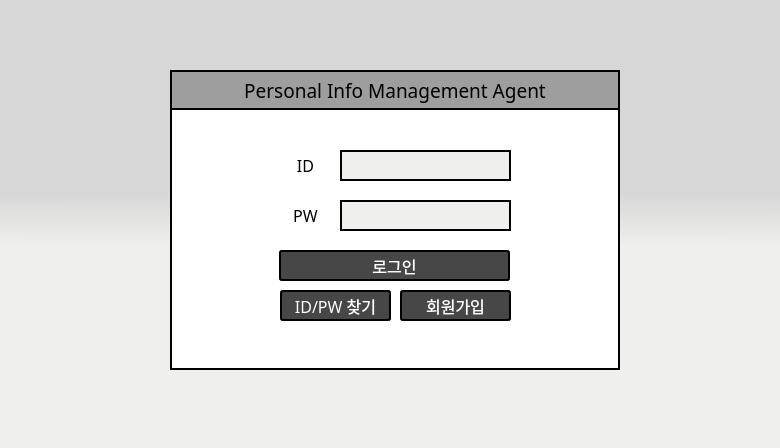
<?xml version="1.0" encoding="UTF-8"?>
<ui version="4.0">
 <class>Dialog</class>
 <widget class="QDialog" name="Dialog">
  <property name="geometry">
   <rect>
    <x>0</x>
    <y>0</y>
    <width>780</width>
    <height>448</height>
   </rect>
  </property>
  <property name="windowTitle">
   <string notr="true">PIM AGENT</string>
  </property>
  <property name="styleSheet">
   <string notr="true">background-color:qlineargradient(spread:pad, x1:0.5, y1:0.432, x2:0.499682, y2:0.551, stop:0 rgba(215, 215, 215, 255), stop:1 rgba(239, 239, 237, 255))</string>
  </property>
  <widget class="QFrame" name="frame">
   <property name="geometry">
    <rect>
     <x>170</x>
     <y>70</y>
     <width>450</width>
     <height>300</height>
    </rect>
   </property>
   <property name="font">
    <font>
     <family>함초롬돋움</family>
     <pointsize>12</pointsize>
    </font>
   </property>
   <property name="styleSheet">
    <string notr="true">background-color:#ffffff;
border: 2px solid black;
</string>
   </property>
   <property name="frameShape">
    <enum>QFrame::StyledPanel</enum>
   </property>
   <property name="frameShadow">
    <enum>QFrame::Raised</enum>
   </property>
   <widget class="QLineEdit" name="idEdit">
    <property name="geometry">
     <rect>
      <x>170</x>
      <y>80</y>
      <width>171</width>
      <height>31</height>
     </rect>
    </property>
    <property name="font">
     <font>
      <family>돋움</family>
      <pointsize>12</pointsize>
     </font>
    </property>
    <property name="styleSheet">
     <string notr="true">background-color:#EFEFED;</string>
    </property>
    <property name="alignment">
     <set>Qt::AlignLeading|Qt::AlignLeft|Qt::AlignVCenter</set>
    </property>
   </widget>
   <widget class="QLabel" name="passLabel">
    <property name="geometry">
     <rect>
      <x>115</x>
      <y>130</y>
      <width>41</width>
      <height>31</height>
     </rect>
    </property>
    <property name="font">
     <font>
      <family>함초롬돋움</family>
      <pointsize>12</pointsize>
     </font>
    </property>
    <property name="styleSheet">
     <string notr="true">border: 5px solid white;</string>
    </property>
    <property name="text">
     <string>PW</string>
    </property>
    <property name="alignment">
     <set>Qt::AlignCenter</set>
    </property>
   </widget>
   <widget class="QLineEdit" name="passEdit">
    <property name="geometry">
     <rect>
      <x>170</x>
      <y>130</y>
      <width>171</width>
      <height>31</height>
     </rect>
    </property>
    <property name="font">
     <font>
      <family>돋움</family>
      <pointsize>12</pointsize>
     </font>
    </property>
    <property name="styleSheet">
     <string notr="true">background-color:#EFEFED;</string>
    </property>
    <property name="echoMode">
     <enum>QLineEdit::Password</enum>
    </property>
   </widget>
   <widget class="QLabel" name="idLabel">
    <property name="geometry">
     <rect>
      <x>115</x>
      <y>75</y>
      <width>41</width>
      <height>41</height>
     </rect>
    </property>
    <property name="font">
     <font>
      <family>함초롬돋움</family>
      <pointsize>12</pointsize>
     </font>
    </property>
    <property name="styleSheet">
     <string notr="true">border: 5px solid white;</string>
    </property>
    <property name="text">
     <string>ID</string>
    </property>
    <property name="alignment">
     <set>Qt::AlignCenter</set>
    </property>
   </widget>
   <widget class="QPushButton" name="loginBtn">
    <property name="geometry">
     <rect>
      <x>109</x>
      <y>180</y>
      <width>231</width>
      <height>31</height>
     </rect>
    </property>
    <property name="palette">
     <palette>
      <active>
       <colorrole role="WindowText">
        <brush brushstyle="SolidPattern">
         <color alpha="255">
          <red>255</red>
          <green>255</green>
          <blue>255</blue>
         </color>
        </brush>
       </colorrole>
       <colorrole role="Button">
        <brush brushstyle="SolidPattern">
         <color alpha="255">
          <red>71</red>
          <green>71</green>
          <blue>71</blue>
         </color>
        </brush>
       </colorrole>
       <colorrole role="Text">
        <brush brushstyle="SolidPattern">
         <color alpha="255">
          <red>255</red>
          <green>255</green>
          <blue>255</blue>
         </color>
        </brush>
       </colorrole>
       <colorrole role="ButtonText">
        <brush brushstyle="SolidPattern">
         <color alpha="255">
          <red>255</red>
          <green>255</green>
          <blue>255</blue>
         </color>
        </brush>
       </colorrole>
       <colorrole role="Base">
        <brush brushstyle="SolidPattern">
         <color alpha="255">
          <red>71</red>
          <green>71</green>
          <blue>71</blue>
         </color>
        </brush>
       </colorrole>
       <colorrole role="Window">
        <brush brushstyle="SolidPattern">
         <color alpha="255">
          <red>71</red>
          <green>71</green>
          <blue>71</blue>
         </color>
        </brush>
       </colorrole>
      </active>
      <inactive>
       <colorrole role="WindowText">
        <brush brushstyle="SolidPattern">
         <color alpha="255">
          <red>255</red>
          <green>255</green>
          <blue>255</blue>
         </color>
        </brush>
       </colorrole>
       <colorrole role="Button">
        <brush brushstyle="SolidPattern">
         <color alpha="255">
          <red>71</red>
          <green>71</green>
          <blue>71</blue>
         </color>
        </brush>
       </colorrole>
       <colorrole role="Text">
        <brush brushstyle="SolidPattern">
         <color alpha="255">
          <red>255</red>
          <green>255</green>
          <blue>255</blue>
         </color>
        </brush>
       </colorrole>
       <colorrole role="ButtonText">
        <brush brushstyle="SolidPattern">
         <color alpha="255">
          <red>255</red>
          <green>255</green>
          <blue>255</blue>
         </color>
        </brush>
       </colorrole>
       <colorrole role="Base">
        <brush brushstyle="SolidPattern">
         <color alpha="255">
          <red>71</red>
          <green>71</green>
          <blue>71</blue>
         </color>
        </brush>
       </colorrole>
       <colorrole role="Window">
        <brush brushstyle="SolidPattern">
         <color alpha="255">
          <red>71</red>
          <green>71</green>
          <blue>71</blue>
         </color>
        </brush>
       </colorrole>
      </inactive>
      <disabled>
       <colorrole role="WindowText">
        <brush brushstyle="SolidPattern">
         <color alpha="255">
          <red>255</red>
          <green>255</green>
          <blue>255</blue>
         </color>
        </brush>
       </colorrole>
       <colorrole role="Button">
        <brush brushstyle="SolidPattern">
         <color alpha="255">
          <red>71</red>
          <green>71</green>
          <blue>71</blue>
         </color>
        </brush>
       </colorrole>
       <colorrole role="Text">
        <brush brushstyle="SolidPattern">
         <color alpha="255">
          <red>255</red>
          <green>255</green>
          <blue>255</blue>
         </color>
        </brush>
       </colorrole>
       <colorrole role="ButtonText">
        <brush brushstyle="SolidPattern">
         <color alpha="255">
          <red>255</red>
          <green>255</green>
          <blue>255</blue>
         </color>
        </brush>
       </colorrole>
       <colorrole role="Base">
        <brush brushstyle="SolidPattern">
         <color alpha="255">
          <red>71</red>
          <green>71</green>
          <blue>71</blue>
         </color>
        </brush>
       </colorrole>
       <colorrole role="Window">
        <brush brushstyle="SolidPattern">
         <color alpha="255">
          <red>71</red>
          <green>71</green>
          <blue>71</blue>
         </color>
        </brush>
       </colorrole>
      </disabled>
     </palette>
    </property>
    <property name="font">
     <font>
      <family>함초롬돋움</family>
      <pointsize>12</pointsize>
      <weight>50</weight>
      <bold>false</bold>
     </font>
    </property>
    <property name="styleSheet">
     <string notr="true">color: white;
background-color:#474747;
border-style: solid;
border-radius:3px;</string>
    </property>
    <property name="text">
     <string>로그인</string>
    </property>
   </widget>
   <widget class="QLabel" name="titleLabel">
    <property name="geometry">
     <rect>
      <x>0</x>
      <y>0</y>
      <width>450</width>
      <height>40</height>
     </rect>
    </property>
    <property name="font">
     <font>
      <family>함초롬돋움</family>
      <pointsize>14</pointsize>
     </font>
    </property>
    <property name="styleSheet">
     <string notr="true">color: black;
background-color: #9E9E9E;
text-align:center;</string>
    </property>
    <property name="text">
     <string>Personal Info Management Agent</string>
    </property>
    <property name="alignment">
     <set>Qt::AlignCenter</set>
    </property>
   </widget>
   <widget class="QPushButton" name="findBtn">
    <property name="geometry">
     <rect>
      <x>110</x>
      <y>220</y>
      <width>111</width>
      <height>31</height>
     </rect>
    </property>
    <property name="palette">
     <palette>
      <active>
       <colorrole role="WindowText">
        <brush brushstyle="SolidPattern">
         <color alpha="255">
          <red>255</red>
          <green>255</green>
          <blue>255</blue>
         </color>
        </brush>
       </colorrole>
       <colorrole role="Button">
        <brush brushstyle="SolidPattern">
         <color alpha="255">
          <red>71</red>
          <green>71</green>
          <blue>71</blue>
         </color>
        </brush>
       </colorrole>
       <colorrole role="Text">
        <brush brushstyle="SolidPattern">
         <color alpha="255">
          <red>255</red>
          <green>255</green>
          <blue>255</blue>
         </color>
        </brush>
       </colorrole>
       <colorrole role="ButtonText">
        <brush brushstyle="SolidPattern">
         <color alpha="255">
          <red>255</red>
          <green>255</green>
          <blue>255</blue>
         </color>
        </brush>
       </colorrole>
       <colorrole role="Base">
        <brush brushstyle="SolidPattern">
         <color alpha="255">
          <red>71</red>
          <green>71</green>
          <blue>71</blue>
         </color>
        </brush>
       </colorrole>
       <colorrole role="Window">
        <brush brushstyle="SolidPattern">
         <color alpha="255">
          <red>71</red>
          <green>71</green>
          <blue>71</blue>
         </color>
        </brush>
       </colorrole>
      </active>
      <inactive>
       <colorrole role="WindowText">
        <brush brushstyle="SolidPattern">
         <color alpha="255">
          <red>255</red>
          <green>255</green>
          <blue>255</blue>
         </color>
        </brush>
       </colorrole>
       <colorrole role="Button">
        <brush brushstyle="SolidPattern">
         <color alpha="255">
          <red>71</red>
          <green>71</green>
          <blue>71</blue>
         </color>
        </brush>
       </colorrole>
       <colorrole role="Text">
        <brush brushstyle="SolidPattern">
         <color alpha="255">
          <red>255</red>
          <green>255</green>
          <blue>255</blue>
         </color>
        </brush>
       </colorrole>
       <colorrole role="ButtonText">
        <brush brushstyle="SolidPattern">
         <color alpha="255">
          <red>255</red>
          <green>255</green>
          <blue>255</blue>
         </color>
        </brush>
       </colorrole>
       <colorrole role="Base">
        <brush brushstyle="SolidPattern">
         <color alpha="255">
          <red>71</red>
          <green>71</green>
          <blue>71</blue>
         </color>
        </brush>
       </colorrole>
       <colorrole role="Window">
        <brush brushstyle="SolidPattern">
         <color alpha="255">
          <red>71</red>
          <green>71</green>
          <blue>71</blue>
         </color>
        </brush>
       </colorrole>
      </inactive>
      <disabled>
       <colorrole role="WindowText">
        <brush brushstyle="SolidPattern">
         <color alpha="255">
          <red>255</red>
          <green>255</green>
          <blue>255</blue>
         </color>
        </brush>
       </colorrole>
       <colorrole role="Button">
        <brush brushstyle="SolidPattern">
         <color alpha="255">
          <red>71</red>
          <green>71</green>
          <blue>71</blue>
         </color>
        </brush>
       </colorrole>
       <colorrole role="Text">
        <brush brushstyle="SolidPattern">
         <color alpha="255">
          <red>255</red>
          <green>255</green>
          <blue>255</blue>
         </color>
        </brush>
       </colorrole>
       <colorrole role="ButtonText">
        <brush brushstyle="SolidPattern">
         <color alpha="255">
          <red>255</red>
          <green>255</green>
          <blue>255</blue>
         </color>
        </brush>
       </colorrole>
       <colorrole role="Base">
        <brush brushstyle="SolidPattern">
         <color alpha="255">
          <red>71</red>
          <green>71</green>
          <blue>71</blue>
         </color>
        </brush>
       </colorrole>
       <colorrole role="Window">
        <brush brushstyle="SolidPattern">
         <color alpha="255">
          <red>71</red>
          <green>71</green>
          <blue>71</blue>
         </color>
        </brush>
       </colorrole>
      </disabled>
     </palette>
    </property>
    <property name="font">
     <font>
      <family>함초롬돋움</family>
      <pointsize>12</pointsize>
      <weight>50</weight>
      <bold>false</bold>
     </font>
    </property>
    <property name="styleSheet">
     <string notr="true">color: white;
background-color:#474747;
border-style: solid;
border-radius: 3px;</string>
    </property>
    <property name="text">
     <string>ID/PW 찾기</string>
    </property>
   </widget>
   <widget class="QPushButton" name="joinBtn">
    <property name="geometry">
     <rect>
      <x>230</x>
      <y>220</y>
      <width>111</width>
      <height>31</height>
     </rect>
    </property>
    <property name="palette">
     <palette>
      <active>
       <colorrole role="WindowText">
        <brush brushstyle="SolidPattern">
         <color alpha="255">
          <red>255</red>
          <green>255</green>
          <blue>255</blue>
         </color>
        </brush>
       </colorrole>
       <colorrole role="Button">
        <brush brushstyle="SolidPattern">
         <color alpha="255">
          <red>71</red>
          <green>71</green>
          <blue>71</blue>
         </color>
        </brush>
       </colorrole>
       <colorrole role="Text">
        <brush brushstyle="SolidPattern">
         <color alpha="255">
          <red>255</red>
          <green>255</green>
          <blue>255</blue>
         </color>
        </brush>
       </colorrole>
       <colorrole role="ButtonText">
        <brush brushstyle="SolidPattern">
         <color alpha="255">
          <red>255</red>
          <green>255</green>
          <blue>255</blue>
         </color>
        </brush>
       </colorrole>
       <colorrole role="Base">
        <brush brushstyle="SolidPattern">
         <color alpha="255">
          <red>71</red>
          <green>71</green>
          <blue>71</blue>
         </color>
        </brush>
       </colorrole>
       <colorrole role="Window">
        <brush brushstyle="SolidPattern">
         <color alpha="255">
          <red>71</red>
          <green>71</green>
          <blue>71</blue>
         </color>
        </brush>
       </colorrole>
      </active>
      <inactive>
       <colorrole role="WindowText">
        <brush brushstyle="SolidPattern">
         <color alpha="255">
          <red>255</red>
          <green>255</green>
          <blue>255</blue>
         </color>
        </brush>
       </colorrole>
       <colorrole role="Button">
        <brush brushstyle="SolidPattern">
         <color alpha="255">
          <red>71</red>
          <green>71</green>
          <blue>71</blue>
         </color>
        </brush>
       </colorrole>
       <colorrole role="Text">
        <brush brushstyle="SolidPattern">
         <color alpha="255">
          <red>255</red>
          <green>255</green>
          <blue>255</blue>
         </color>
        </brush>
       </colorrole>
       <colorrole role="ButtonText">
        <brush brushstyle="SolidPattern">
         <color alpha="255">
          <red>255</red>
          <green>255</green>
          <blue>255</blue>
         </color>
        </brush>
       </colorrole>
       <colorrole role="Base">
        <brush brushstyle="SolidPattern">
         <color alpha="255">
          <red>71</red>
          <green>71</green>
          <blue>71</blue>
         </color>
        </brush>
       </colorrole>
       <colorrole role="Window">
        <brush brushstyle="SolidPattern">
         <color alpha="255">
          <red>71</red>
          <green>71</green>
          <blue>71</blue>
         </color>
        </brush>
       </colorrole>
      </inactive>
      <disabled>
       <colorrole role="WindowText">
        <brush brushstyle="SolidPattern">
         <color alpha="255">
          <red>255</red>
          <green>255</green>
          <blue>255</blue>
         </color>
        </brush>
       </colorrole>
       <colorrole role="Button">
        <brush brushstyle="SolidPattern">
         <color alpha="255">
          <red>71</red>
          <green>71</green>
          <blue>71</blue>
         </color>
        </brush>
       </colorrole>
       <colorrole role="Text">
        <brush brushstyle="SolidPattern">
         <color alpha="255">
          <red>255</red>
          <green>255</green>
          <blue>255</blue>
         </color>
        </brush>
       </colorrole>
       <colorrole role="ButtonText">
        <brush brushstyle="SolidPattern">
         <color alpha="255">
          <red>255</red>
          <green>255</green>
          <blue>255</blue>
         </color>
        </brush>
       </colorrole>
       <colorrole role="Base">
        <brush brushstyle="SolidPattern">
         <color alpha="255">
          <red>71</red>
          <green>71</green>
          <blue>71</blue>
         </color>
        </brush>
       </colorrole>
       <colorrole role="Window">
        <brush brushstyle="SolidPattern">
         <color alpha="255">
          <red>71</red>
          <green>71</green>
          <blue>71</blue>
         </color>
        </brush>
       </colorrole>
      </disabled>
     </palette>
    </property>
    <property name="font">
     <font>
      <family>함초롬돋움</family>
      <pointsize>12</pointsize>
      <weight>50</weight>
      <bold>false</bold>
     </font>
    </property>
    <property name="styleSheet">
     <string notr="true">color: white;
background-color:#474747;
border-style: solid;
border-radius: 3px;</string>
    </property>
    <property name="text">
     <string>회원가입</string>
    </property>
   </widget>
  </widget>
 </widget>
 <resources/>
 <connections/>
</ui>
